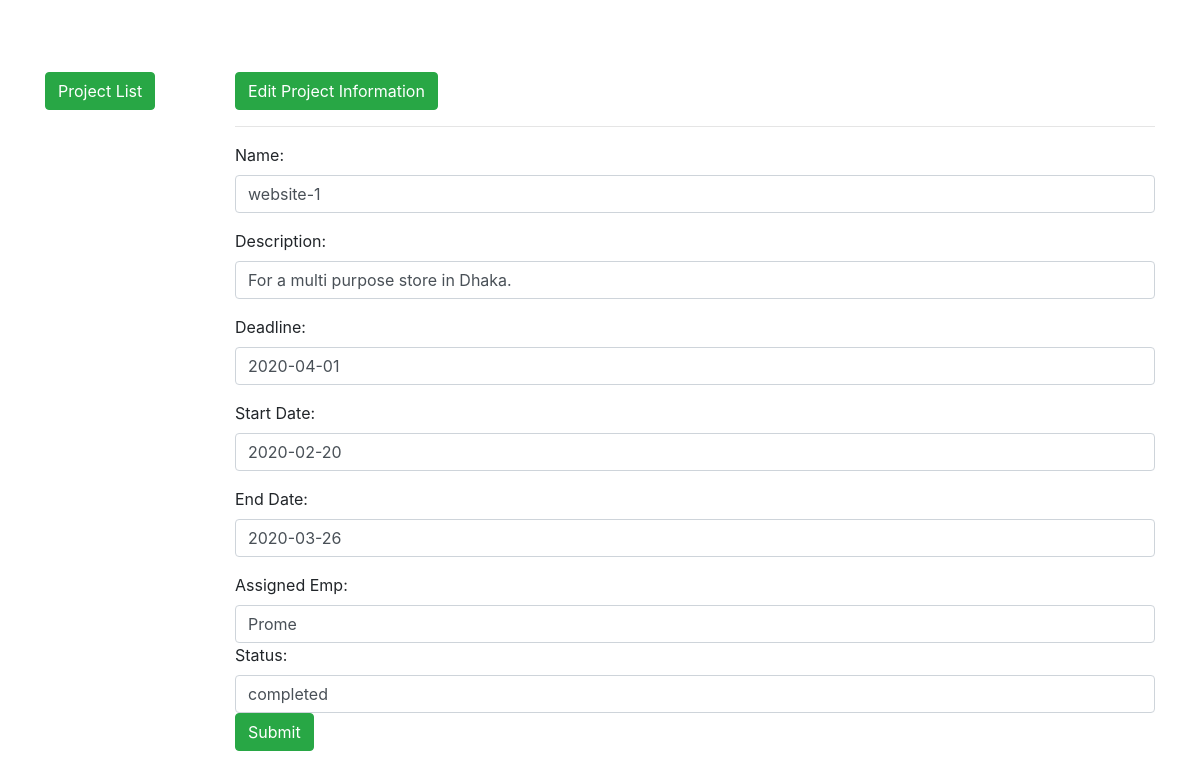
Screenshot of /cto/edit.php?id=1 with the database file from the repository.
### tables this page shows
CREATE TABLE `project` (
  `id` int(10) NOT NULL,
  `name` varchar(200) NOT NULL,
  `description` varchar(300) NOT NULL,
  `deadline` varchar(100) NOT NULL,
  `start_date` varchar(100) NOT NULL,
  `end_date` varchar(100) NOT NULL,
  `assigned_emp` varchar(100) NOT NULL,
  `status` varchar(50) NOT NULL
);

### cto/edit.php (the view, shortened to what this page needs)
<?php
  $id = $_GET['id'];
  $conn = mysqli_connect('localhost','root','','finalproj');
  $sql = "SELECT * FROM project WHERE id=$id";
  $result = mysqli_query($conn, $sql);
  $std = mysqli_fetch_assoc($result);
?>
<!DOCTYPE html>
<html lang="en">
  <head>
    <link rel="stylesheet" href="https://stackpath.bootstrapcdn.com/bootstrap/4.4.1/css/bootstrap.min.css">
  </head>
  <body>
<br> <br>
    <div style="min-height: 500px;" class="container" >
      <div class="row">
        <div class="col-md-2">  <br>
          <a class="btn btn-success" href="cto_run_proj.php">Project List</a>
        </div>
        <div class="col-md-10">
          <br>
          <a class="btn btn-success" href="">Edit Project Information</a>
          <hr>
          <form action="update.php?id=<?php echo $id ?>" method="POST">
            <div class="form-group">
              <label for="Name">Name:</label>
              <input type="text" class="form-control" name="name" placeholder="Project Name" value="<?php echo $std['name']?>">
            </div>
            <div class="form-group">
              <label for="Name">Description:</label>
              <input type="text" class="form-control" name="description" placeholder="Description" value="<?php echo $std['description']?>">
            </div>
            <div class="form-group">
              <label for="Name">Deadline:</label>
              <input type="text" class="form-control" name="deadline" placeholder="Deadline of the project" value="<?php echo $std['deadline']?>">
            </div>
            <div class="form-group">
              <label for="Name">Start Date:</label>
              <input type="text" class="form-control" name="start_date" placeholder="Starting of the project" value="<?php echo $std['start_date']?>">
            </div>
            <div class="form-group">
              <label for="Name">End Date:</label>
              <input type="text" class="form-control" name="end_date" placeholder="Ending period of the project" value="<?php echo $std['end_date']?>">
            </div>
            <div class="forn-group">
              <label for="Name">Assigned Emp:</label>
              <input type="text" class="form-control" name="assigned_emp" placeholder="Assigned employee" value="<?php echo $std['assigned_emp']?>">
            </div>
            <div class="forn-group">
              <label for="Name">Status:</label>
              <input type="text" class="form-control" name="status" placeholder="Status" value="<?php echo $std['status']?>">
            </div>
            <button type="submit" class="btn btn-success">Submit</button>
          </form>
         </div>
      </div>
    </div>
    <br>
    <br>
  </body>
</html>

### rows the page displays
project: name "website-1", description "For a multi purpose store in Dhaka.", deadline "2020-04-01", start_date "2020-02-20", end_date "2020-03-26", assigned_emp "Prome", status "completed"
